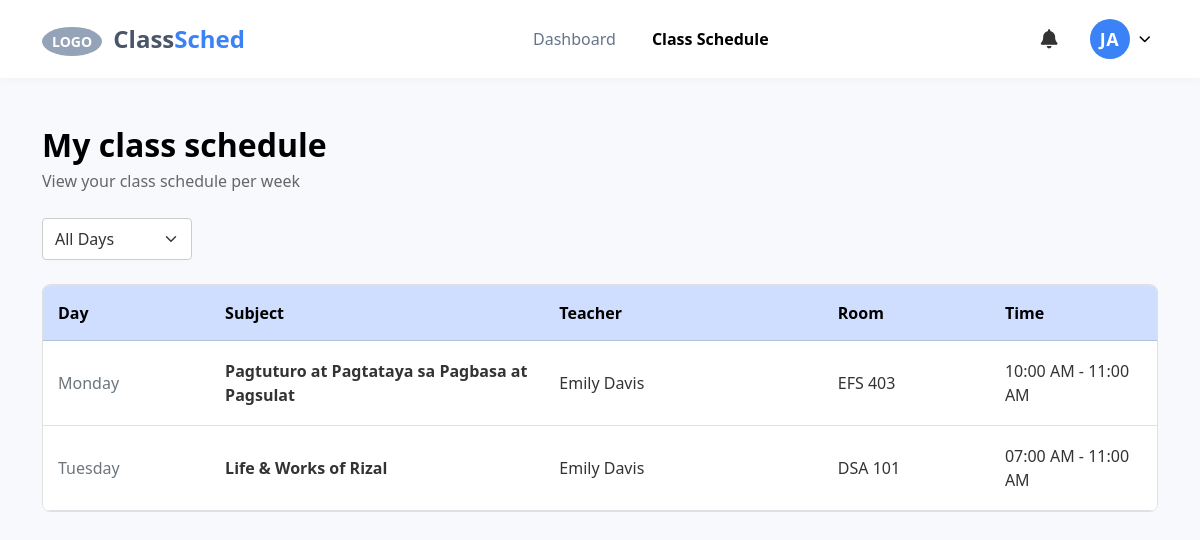
The page /src/student_schedule.php (signed in) on the database its author committed.
### tables this page shows
CREATE TABLE students (
        id INTEGER PRIMARY KEY AUTOINCREMENT,
        user_id INTEGER UNIQUE,
        student_number TEXT(50) NOT NULL,
        last_name TEXT(50) NOT NULL,
        first_name TEXT(50),
        middle_name TEXT(50),
        age INTEGER,
        phone_number TEXT(20),
        course_id INTEGER NOT NULL,
        year_level INTEGER,
        email TEXT(255) UNIQUE,
        FOREIGN KEY (user_id) REFERENCES users(id),
        FOREIGN KEY (course_id) REFERENCES courses(id)
    );

CREATE TABLE schedules (
        id INTEGER PRIMARY KEY AUTOINCREMENT,
        day TEXT NOT NULL,
        subject_id INTEGER NOT NULL,
        teacher_id INTEGER NOT NULL,
        room TEXT(10),
        time_start TIME,
        time_end TIME,
        course_id INTEGER NOT NULL,

        FOREIGN KEY (teacher_id) REFERENCES teachers(id),
        FOREIGN KEY (course_id) REFERENCES courses(id),
        FOREIGN KEY (subject_id) REFERENCES subjects(id)
    );

CREATE TABLE subjects (
        id INTEGER PRIMARY KEY AUTOINCREMENT,
        subject_name TEXT NOT NULL UNIQUE
    );

CREATE TABLE teachers (
        id INTEGER PRIMARY KEY AUTOINCREMENT,
        name TEXT NOT NULL UNIQUE
    );

### src/student_schedule.php (the view, shortened to what this page needs)
<?php
$user = $_SESSION["user"];
$db = get_db();
$user_id = $user['id'];
$student = $db->querySingle("SELECT * FROM students WHERE user_id = $user_id", true);
$course_id = (int)$student['course_id'];
$f_initial = strtoupper(substr($student['first_name'] ?: $user['name'], 0, 1));
$l_initial = !empty($student['last_name']) ? strtoupper(substr($student['last_name'], 0, 1)) : '';
if ($l_initial === '') {
    $initials = strtoupper(substr($user['name'], 0, 2));
} else {
    $initials = $f_initial . $l_initial;
}
$selected_day = $_GET['day'] ?? 'All';
$sql = "
    SELECT sch.*, sub.subject_name, t.name as teacher_name
    FROM schedules sch
    LEFT JOIN subjects sub ON sch.subject_id = sub.id
    LEFT JOIN teachers t ON sch.teacher_id = t.id
    WHERE sch.course_id = :cid
";
$sql .= " ORDER BY
    CASE
        WHEN sch.day = 'Monday' THEN 1
        WHEN sch.day = 'Tuesday' THEN 2
        WHEN sch.day = 'Wednesday' THEN 3
        WHEN sch.day = 'Thursday' THEN 4
        WHEN sch.day = 'Friday' THEN 5
        WHEN sch.day = 'Saturday' THEN 6
        WHEN sch.day = 'Sunday' THEN 7
        ELSE 8
    END,
    sch.time_start ASC";
$stmt = $db->prepare($sql);
$stmt->bindValue(':cid', $course_id, SQLITE3_INTEGER);
$result = $stmt->execute();
?>
<!DOCTYPE html>
<html lang="en">
<head>
    <link rel="stylesheet" href="https://cdn.jsdelivr.net/npm/bootstrap@5.3.3/dist/css/bootstrap.min.css">
    <link href="https://cdnjs.cloudflare.com/ajax/libs/font-awesome/6.0.0/css/all.min.css" rel="stylesheet">
    <link rel="stylesheet" href="../student_schedule.css">
    <link rel="stylesheet" href="../notification.css">
</head>
<body>
    <nav class="navbar navbar-expand-lg sticky-top">
        <div class="container">
            <a class="navbar-brand" href="#">
                <span style="background:#94a3b8; color:white; padding:5px 10px; border-radius:50%; font-size:14px; vertical-align:middle; margin-right:5px;">LOGO</span>
                Class<span class="brand-blue">Sched</span>
            </a>
            <div class="collapse navbar-collapse justify-content-center" id="navContent">
                <ul class="navbar-nav">
                    <li class="nav-item"><a class="nav-link" href="student_dashboard.php">Dashboard</a></li>
                    <li class="nav-item"><a class="nav-link active" href="student_schedule.php">Class Schedule</a></li>
                </ul>
            </div>
            <div class="d-flex align-items-center">
                <div class="dropdown notification-container me-4 position-relative">
                    <i class="fa-solid fa-bell dropdown-toggle"
                       id="notificationDropdown"
                       data-bs-toggle="dropdown"
                       aria-expanded="false"
                       style="font-size: 1.2rem;">
                    </i>
                </div>
                <div class="dropdown">
                    <div class="profile-container dropdown-toggle" data-bs-toggle="dropdown" aria-expanded="false">
                        <div class="profile-circle">
                            <?php echo $initials; ?>
                        </div>
                        <i class="fa-solid fa-chevron-down profile-chevron"></i>
                    </div>
                </div>
            </div>
        </div>
    </nav>
    <main class="container py-5">
        <div class="mb-4">
            <h2 class="page-title">My class schedule</h2>
            <p class="page-subtitle">View your class schedule per week</p>
            <form method="GET" action="">
                <select name="day" class="form-select day-select" onchange="this.form.submit()">
                    <option value="All" <?php if($selected_day == 'All') echo 'selected'; ?>>All Days</option>
                </select>
            </form>
        </div>
        <div class="schedule-card">
            <div class="table-responsive">
                <table class="table table-bordered mb-0">
                    <thead>
                        <tr>
                            <th width="15%">Day</th>
                            <th width="30%">Subject</th>
                            <th width="25%">Teacher</th>
                            <th width="15%">Room</th>
                            <th width="15%">Time</th>
                        </tr>
                    </thead>
                    <tbody>
                        <?php
                        while ($row = $result->fetchArray(SQLITE3_ASSOC)):
                        ?>
                            <tr>
                                <td class="text-secondary"><?php echo htmlspecialchars($row['day']); ?></td>
                                <td class="fw-semibold"><?php echo htmlspecialchars($row['subject_name']); ?></td>
                                <td><?php echo htmlspecialchars($row['teacher_name']); ?></td>
                                <td><?php echo htmlspecialchars($row['room'] ?? 'TBA'); ?></td>
                                <td>
                                    <?php
                                        $start = $row['time_start'] ? date("h:i A", strtotime($row['time_start'])) : '--';
                                        $end = $row['time_end'] ? date("h:i A", strtotime($row['time_end'])) : '--';
                                        echo "$start - $end";
                                    ?>
                                </td>
                            </tr>
                        <?php endwhile; ?>
                    </tbody>
                </table>
            </div>
        </div>
    </main>
</body>
</html>

### styles/student_schedule.css (style rules this page uses)
body { background-color: #f8f9fc; font-family: 'Segoe UI', Tahoma, Geneva, Verdana, sans-serif; color: #333; }
.navbar { background: #fff; padding: 15px 0; box-shadow: 0 2px 10px rgba(0,0,0,0.03); }
.navbar-brand { font-weight: 700; font-size: 24px; color: #4a5568; }
.brand-blue { color: #3b82f6; }
.nav-link { font-weight: 500; color: #64748b; margin: 0 10px; }
.nav-link.active { color: #3b82f6; font-weight: 600; }
.profile-container { display: flex; align-items: center; cursor: pointer; padding: 4px 8px; border-radius: 50px; transition: background 0.2s; gap: 10px; }
.profile-circle { width: 40px; height: 40px; min-width: 40px; background-color: #3b82f6; color: white; border-radius: 50%; display: flex; align-items: center; justify-content: center; font-weight: 700; font-size: 18px; line-height: 1; letter-spacing: 0.5px; }
.profile-chevron { color: #000000; font-size: 12px; }
.dropdown-toggle::after { display: none !important; }
.page-title { font-size: 2rem; font-weight: 800; color: #000; margin-bottom: 5px; }
.page-subtitle { color: #666; font-size: 1rem; margin-bottom: 25px; }
.schedule-card { background: white; border: 1px solid #e0e0e0; border-radius: 8px; padding: 0; box-shadow: none; margin-top: 15px; overflow: hidden; }
.table { margin-bottom: 0; }
.table thead th { background-color: #cfdeff; color: #000; font-weight: 600; border-bottom: 1px solid #b0c4de; padding: 15px; }
.table tbody td { padding: 18px 15px; vertical-align: middle; color: #333; border-bottom: 1px solid #dee2e6; font-weight: 500; }
.table tbody tr:last-child td { border-bottom: none; }
.table-bordered > :not(caption) > * > * { border-width: 0 0 1px 0; }
.day-select { width: auto; min-width: 150px; border: 1px solid #ccc; border-radius: 4px; padding: 8px 12px; background-color: #fff; font-weight: 500; color: #333; }

### styles/notification.css (style rules this page uses)
.notification-container { display: flex; align-items: center; }
.notification-container .fa-bell { transition: color 0.3s ease; cursor: pointer; }
.notification-container .dropdown-toggle::after { display: none; }

### rows shown on the page
students: initials "JA"
schedules: day "Monday", subject.subject_name "Pagtuturo at Pagtataya sa Pagbasa at Pagsulat", teacher.name "Emily Davis", room "EFS 403", time_start "10:00 AM", time_end "11:00 AM"
schedules: day "Tuesday", subject.subject_name "Life & Works of Rizal", teacher.name "Emily Davis", room "DSA 101", time_start "07:00 AM", time_end "11:00 AM"
